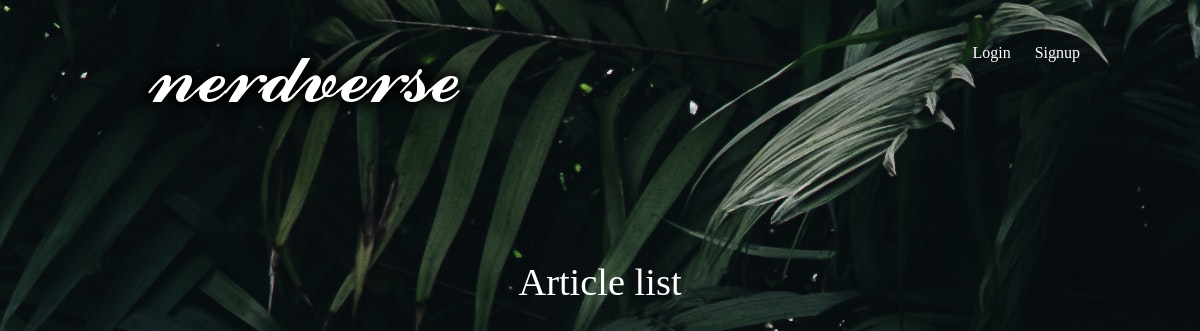
/articles/, run on an earlier commit of the app's database.
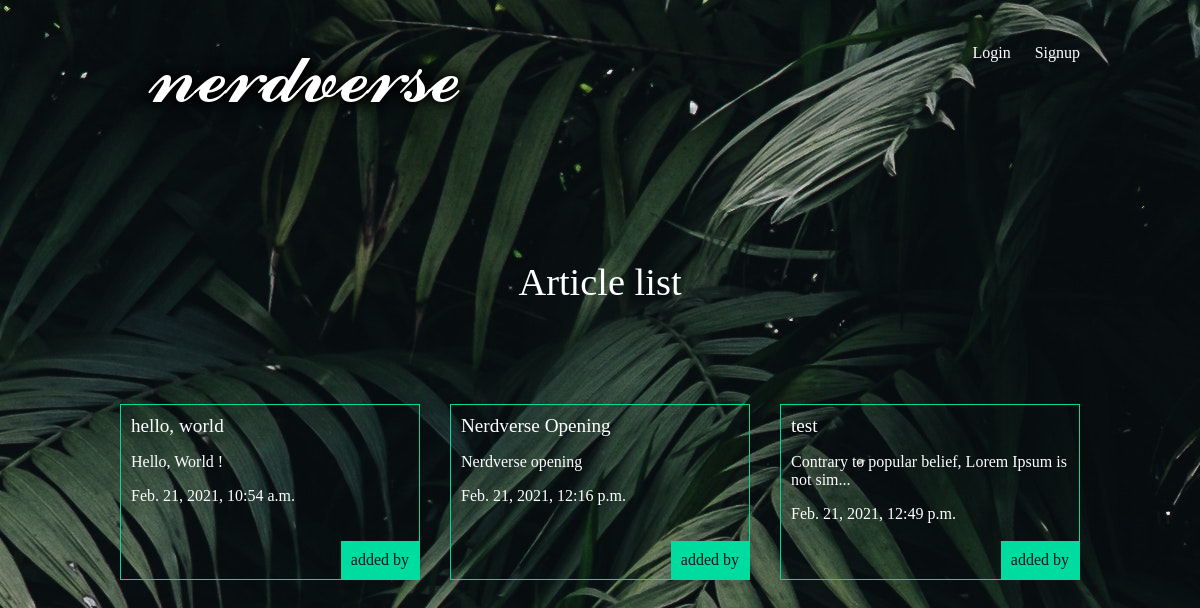
And on a later commit of the database.
### articles/models.py (models this page shows, shortened)
class Article(models.Model):
    title = models.CharField(max_length=70)
    body = models.TextField()
    author = models.ForeignKey(User, default=None,on_delete=models.CASCADE)
    date = models.DateTimeField(auto_now_add=True)
    slug = models.SlugField()
    thumb = models.ImageField(default='default.png',blank=True)
    def snippet(self):
        if len(self.body) > 50:
            return self.body[:50] + '...'
        else:
            return self.body

### articles/views.py (the view)
# urls.py: path('', views.articles_list, name="list"),
def articles_list(request):
    articles = Article.objects.all().order_by('date')
    return render(request,'articles/articles_list.html',{'articles': articles})

### articles/templates/articles/articles_list.html
{% extends 'base_layout.html' %}
{% block content %}
   <h1>Article list</h1>
    <div class="articles">
        {% for article in articles %}
            <div class="article">
                <h2><a href="{% url 'articles:detail' article.slug %}">{{article.title}}</a></h2>
                <p>{{article.snippet}}</p>
                <p>{{article.date}}</p>
                <p class="author">added by {{article.author.username}}</p>
            </div>
            {% endfor %}
        </div>
{% endblock %}

### templates/base_layout.html (shortened to what this page needs)
{% load static %}
<!DOCTYPE html>
<html lang="en">
<head>
    <link rel="stylesheet" href="{% static 'styles.css' %}">
</head>
<body>
    <header class="wrapper">
        <h1><a href="{% url 'home' %}"><img src="{% static 'logo.png' %}" alt="nerdverse"></a></h1>
        <nav>
            <ul>
                {% if user.is_authenticated %}
                <li>
                    <form action="{% url 'accounts:logout' %}" class="logout-link" method="POST">
                        {% csrf_token %}
                        <button type="submit">Logout</button>
                    </form>
                </li>
                <li><a href="{% url 'articles:create' %}" class="highlight">New Article</a></li>
                {% else %}
                    <li> <a href="{% url 'accounts:login' %}">Login</a></li>
                    <li> <a href="{% url 'accounts:signup' %}">Signup</a></li>
                {% endif %}
            </ul>
        </nav>
    </header>
    <div class="wrapper">
        {% block content %}
        {% endblock %}
    </div>
</body>
</html>

### assets/styles.css (style rules this page uses)
body { background-color: #0f121f; background-image: url(/static/background.jpg); background-repeat-y: no-repeat; color: #fff; }
body * { font-family: Ubuntu; }
h1, h2, h3, h4, h5 { font-weight: normal; margin: 0; }
a, a:hover, a:visited { color: #fff; text-decoration: none; }
.wrapper { max-width: 960px; margin: 0 auto; }
div.wrapper > h1 { text-align: center; margin: 100px auto; font-size: 2.4em }
header { display: grid; grid-template-columns: 1fr 1fr; padding: 20px 0; }
nav { justify-self: end; }
nav li { display: inline-block; list-style-type: none; margin-left: 20px; }
.articles { display: grid; grid-template-columns: 1fr 1fr 1fr; grid-gap: 30px; }
.article { padding: 10px; border: 1px solid #00dba0; position: relative; padding-bottom: 40px; }
.article h2 { font-size: 1.2em; }
.article .author { padding: 10px; background: #00dba0; position: absolute; right: 0; bottom: 0; margin: 0; color: #0f121f; }

What changed in the data, as far as the page shows it:
added Article: title "hello, world", snippet "Hello, World !", date "Feb. 21, 2021, 10:54 a.m."
added Article: title "Nerdverse Opening", snippet "Nerdverse opening", date "Feb. 21, 2021, 12:16 p.m."
added Article: title "test", snippet "Contrary to popular belief, Lorem Ipsum is not sim...", date "Feb. 21, 2021, 12:49 p.m."
